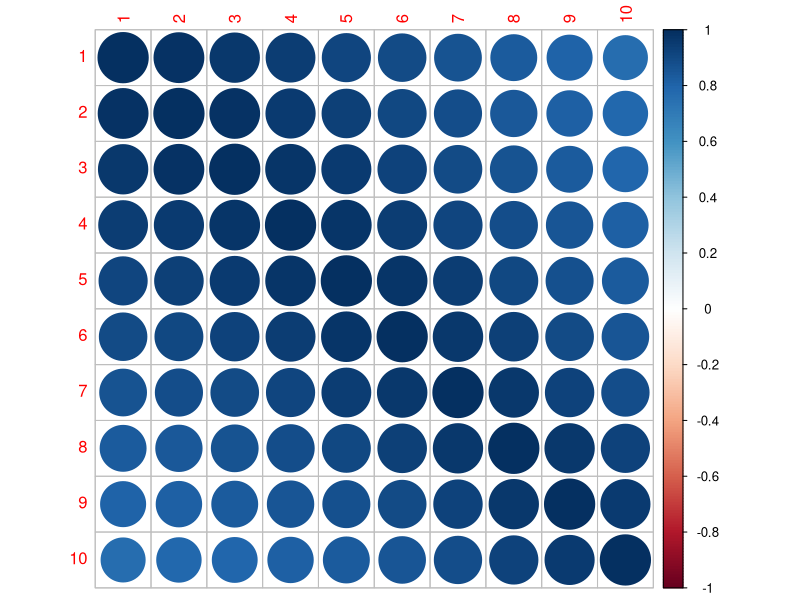
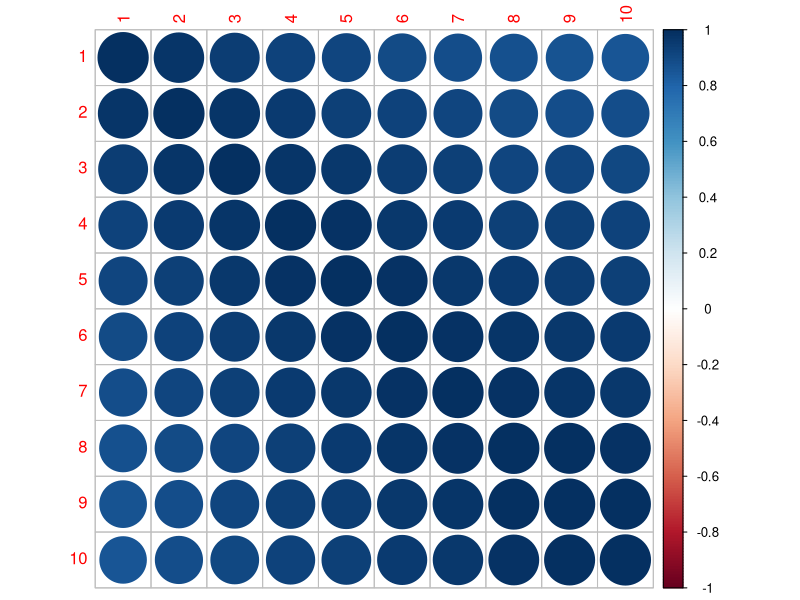

Recreate these plots in R, in order.
require(dplyr)
require(corrplot)

n <- 10000
L <- 10
mu1 <- 1.5
D <- rnorm(n, mu1, 1)
H <- rnorm(n, 0, 1)

# AUC
pnorm(mu1/sqrt(2))

cu <- seq(0.5, 1.5, length.out=L)

sapply(cu, function(t) mean(D>t))
sapply(cu, function(t) mean(H>t))



G <- expand.grid(cu, cu)

U1 <- matrix(apply(G, 1, function(t) mean(D>t[1] & D>t[2])), L, L)
u1 <- diag(U1)

U0 <- matrix(apply(G, 1, function(t) mean(H<=t[1] & H<=t[2])), L, L)
u0 <- diag(U0)

S1 <- (n*U1 - u1 %*%t(u1))/n^3
S0 <- (n*U0 - u0 %*%t(u0))/n^3

R1 <- cov2cor(S1) 
R0 <- cov2cor(S0)

R0
cbind(cu=cu, Se=u1, Sp=u0)
corrplot(R1)
corrplot(R0)

